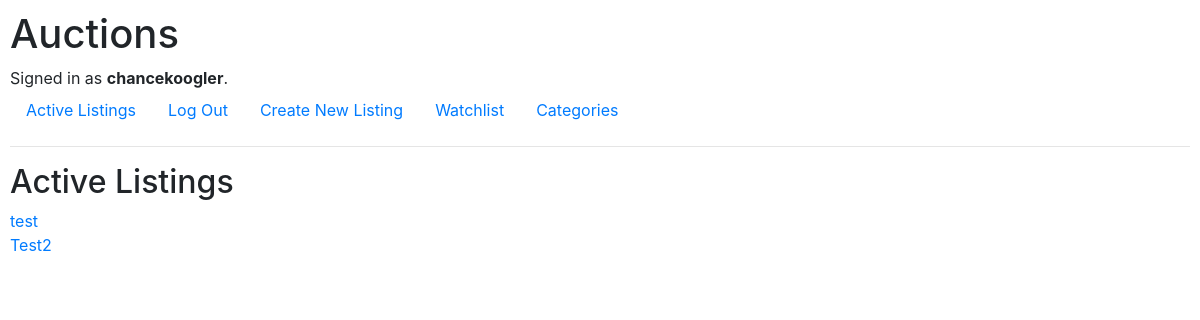
Screenshot of / (signed in) with the database file from the repository.
### auctions/models.py (models this page shows, shortened)
class User(AbstractUser):
    pass

class Auction(models.Model):
    title = models.CharField(max_length=75)
    description = models.CharField(max_length=500)
    image = models.CharField(max_length=500)
    price = models.IntegerField()
    watchList = models.ManyToManyField(User, blank=True, related_name="watchList")
    owner = models.CharField(max_length=80)
    isOpen = models.BooleanField(default=True)
    winner = models.CharField(max_length=50)
    category = models.ForeignKey(Category, on_delete=models.CASCADE, related_name="category")

### auctions/views.py (the view)
# urls.py: path("", views.listings, name="index"),
def listings(request):
    if request.method == "POST":
        form = CreateListing(request.POST)
        print(request.POST)
        if form.is_valid():
            title = form.cleaned_data['title']
            desc = form.cleaned_data['description']
            image = form.cleaned_data['image']
            price = form.cleaned_data['price']
            category = Category.objects.get(id=int(request.POST['category']))
            instance = Auction(title=title, description=desc, image=image, price=price, owner=str(request.user), isOpen=True, category=category)
            instance.save()
            return render(request, "auctions/listing.html", {
                "listings": Auction.objects.filter(isOpen=True)
            })
    else:
        return render(request, "auctions/listing.html", {
            "listings": Auction.objects.filter(isOpen=True)
        })

### auctions/templates/auctions/listing.html
{% extends "auctions/layout.html" %}
{% block body %}
    <h2>Active Listings</h2>
{% for listing in listings %}
    <a href="{% url 'item' listing.id %}"> {{ listing.title }}</a>
    <br>
{% endfor %}
{% endblock %}

### auctions/templates/auctions/layout.html (shortened to what this page needs)
{% load static %}
<!DOCTYPE html>
<html lang="en">
    <head>
        <link rel="stylesheet" href="https://stackpath.bootstrapcdn.com/bootstrap/4.4.1/css/bootstrap.min.css">
        <link href="{% static 'auctions/styles.css' %}" rel="stylesheet">
    </head>
    <body>
        <h1>Auctions</h1>
        <div>
            {% if user.is_authenticated %}
                Signed in as <strong>{{ user.username }}</strong>.
            {% else %}
                Not signed in.
            {% endif %}
        </div>
        <ul class="nav">
            <li class="nav-item">
                <a class="nav-link" href="{% url 'listings' %}">Active Listings</a>
            </li>
            {% if user.is_authenticated %}
                <li class="nav-item">
                    <a class="nav-link" href="{% url 'logout' %}">Log Out</a>
                </li>
                    <a class="nav-link" href="{% url 'create' %}">Create New Listing</a>
                <li class="nav-item">
                    <a class="nav-link" href="{% url 'watchlist' %}">Watchlist</a>
                </li>
                <li class="nav-item">
                    <a class="nav-link" href="{% url 'category' %}">Categories</a>
                </li>
            {% endif %}
        </ul>
        <hr>
        {% block body %}
        {% endblock %}
    </body>
</html>

### auctions/static/auctions/styles.css (style rules this page uses)
body { padding: 10px; }

### rows the page displays
User: username "chancekoogler"
Auction: title "test"
Auction: title "Test2"
